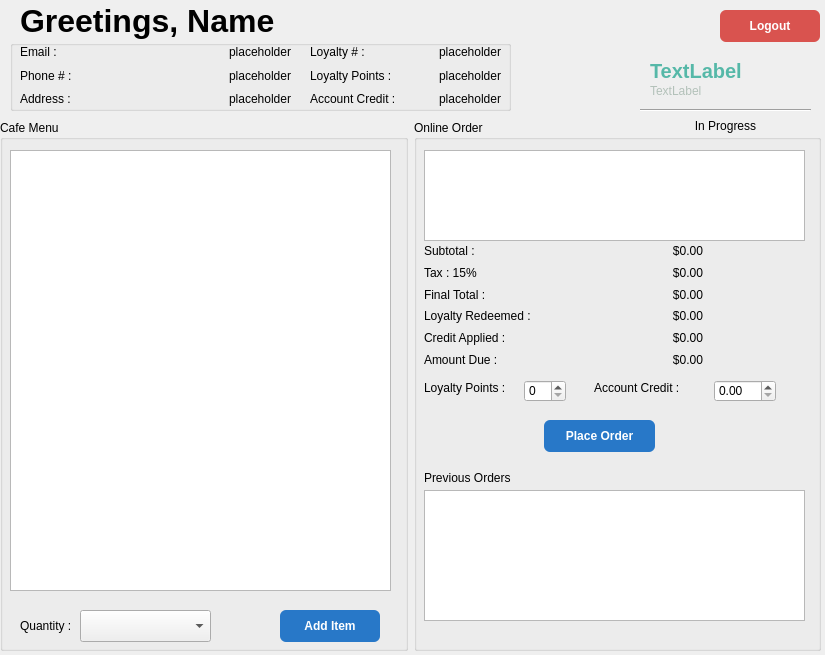
<?xml version="1.0" encoding="UTF-8"?>
<ui version="4.0">
 <class>customerPage</class>
 <widget class="QWidget" name="customerPage">
  <property name="geometry">
   <rect>
    <x>0</x>
    <y>0</y>
    <width>825</width>
    <height>655</height>
   </rect>
  </property>
  <property name="windowTitle">
   <string>Form</string>
  </property>
  <widget class="QPushButton" name="logoutButton">
   <property name="geometry">
    <rect>
     <x>720</x>
     <y>10</y>
     <width>100</width>
     <height>32</height>
    </rect>
   </property>
   <property name="styleSheet">
    <string notr="true">QPushButton {
    background-color: #D9534F;
    color: white;
    border: none;
    border-radius: 6px;
    padding: 8px 16px;
    font-weight: bold;
}

QPushButton:hover {
    background-color: #C9302C;
}

QPushButton:pressed {
    background-color: #AC2925;
}</string>
   </property>
   <property name="text">
    <string>Logout</string>
   </property>
   <property name="default">
    <bool>false</bool>
   </property>
   <property name="flat">
    <bool>false</bool>
   </property>
  </widget>
  <widget class="QWidget" name="horizontalLayoutWidget">
   <property name="geometry">
    <rect>
     <x>0</x>
     <y>120</y>
     <width>821</width>
     <height>531</height>
    </rect>
   </property>
   <layout class="QHBoxLayout" name="infoLayout">
    <item>
     <widget class="QGroupBox" name="cafeMenu">
      <property name="title">
       <string>Cafe Menu</string>
      </property>
      <widget class="QListWidget" name="menuList">
       <property name="geometry">
        <rect>
         <x>10</x>
         <y>30</y>
         <width>381</width>
         <height>441</height>
        </rect>
       </property>
      </widget>
      <widget class="QLabel" name="qtyLabel">
       <property name="geometry">
        <rect>
         <x>20</x>
         <y>490</y>
         <width>91</width>
         <height>31</height>
        </rect>
       </property>
       <property name="text">
        <string>Quantity :</string>
       </property>
      </widget>
      <widget class="QComboBox" name="comboBox">
       <property name="geometry">
        <rect>
         <x>80</x>
         <y>490</y>
         <width>131</width>
         <height>32</height>
        </rect>
       </property>
       <property name="currentText">
        <string/>
       </property>
      </widget>
      <widget class="QPushButton" name="addItemButton">
       <property name="geometry">
        <rect>
         <x>280</x>
         <y>490</y>
         <width>100</width>
         <height>32</height>
        </rect>
       </property>
       <property name="styleSheet">
        <string notr="true">QPushButton {
    background-color: #2878C8;
    color: white;
    border: none;
    border-radius: 6px;
    padding: 8px 16px;
    font-weight: bold;
}

QPushButton:hover {
    background-color: #1F65A8;
}

QPushButton:pressed {
    background-color: #194F85;
}</string>
       </property>
       <property name="text">
        <string>Add Item</string>
       </property>
      </widget>
     </widget>
    </item>
    <item>
     <layout class="QVBoxLayout" name="OrderLayout">
      <item>
       <widget class="QGroupBox" name="onlineOrder">
        <property name="title">
         <string>Online Order</string>
        </property>
        <widget class="QListWidget" name="orderDisplay">
         <property name="geometry">
          <rect>
           <x>10</x>
           <y>30</y>
           <width>381</width>
           <height>91</height>
          </rect>
         </property>
        </widget>
        <widget class="QWidget" name="verticalLayoutWidget">
         <property name="geometry">
          <rect>
           <x>10</x>
           <y>120</y>
           <width>279</width>
           <height>131</height>
          </rect>
         </property>
         <layout class="QVBoxLayout" name="paymentLayout">
          <property name="spacing">
           <number>0</number>
          </property>
          <item>
           <layout class="QHBoxLayout" name="subtotalLayout">
            <item>
             <widget class="QLabel" name="subtotalLabel">
              <property name="text">
               <string>Subtotal :</string>
              </property>
             </widget>
            </item>
            <item>
             <widget class="QLabel" name="subtotalMaount">
              <property name="text">
               <string>$0.00</string>
              </property>
              <property name="alignment">
               <set>Qt::AlignmentFlag::AlignRight|Qt::AlignmentFlag::AlignTrailing|Qt::AlignmentFlag::AlignVCenter</set>
              </property>
             </widget>
            </item>
           </layout>
          </item>
          <item>
           <layout class="QHBoxLayout" name="taxLayout_3">
            <item>
             <widget class="QLabel" name="taxLabel">
              <property name="text">
               <string>Tax : 15%</string>
              </property>
             </widget>
            </item>
            <item>
             <widget class="QLabel" name="taxAmount">
              <property name="text">
               <string>$0.00</string>
              </property>
              <property name="alignment">
               <set>Qt::AlignmentFlag::AlignRight|Qt::AlignmentFlag::AlignTrailing|Qt::AlignmentFlag::AlignVCenter</set>
              </property>
             </widget>
            </item>
           </layout>
          </item>
          <item>
           <layout class="QHBoxLayout" name="finalLayout">
            <item>
             <widget class="QLabel" name="finalLabel">
              <property name="text">
               <string>Final Total :</string>
              </property>
             </widget>
            </item>
            <item>
             <widget class="QLabel" name="finalAmount">
              <property name="text">
               <string>$0.00</string>
              </property>
              <property name="alignment">
               <set>Qt::AlignmentFlag::AlignRight|Qt::AlignmentFlag::AlignTrailing|Qt::AlignmentFlag::AlignVCenter</set>
              </property>
             </widget>
            </item>
           </layout>
          </item>
          <item>
           <layout class="QHBoxLayout" name="loyaltyLayout">
            <item>
             <widget class="QLabel" name="loyaltyLabel">
              <property name="text">
               <string>Loyalty Redeemed :</string>
              </property>
             </widget>
            </item>
            <item>
             <widget class="QLabel" name="loyaltyAmount">
              <property name="text">
               <string>$0.00</string>
              </property>
              <property name="alignment">
               <set>Qt::AlignmentFlag::AlignRight|Qt::AlignmentFlag::AlignTrailing|Qt::AlignmentFlag::AlignVCenter</set>
              </property>
             </widget>
            </item>
           </layout>
          </item>
          <item>
           <layout class="QHBoxLayout" name="creditLayout">
            <item>
             <widget class="QLabel" name="creditLabel">
              <property name="text">
               <string>Credit Applied :</string>
              </property>
             </widget>
            </item>
            <item>
             <widget class="QLabel" name="creditAmount">
              <property name="text">
               <string>$0.00</string>
              </property>
              <property name="alignment">
               <set>Qt::AlignmentFlag::AlignRight|Qt::AlignmentFlag::AlignTrailing|Qt::AlignmentFlag::AlignVCenter</set>
              </property>
             </widget>
            </item>
           </layout>
          </item>
          <item>
           <layout class="QHBoxLayout" name="amountDueLayout">
            <item>
             <widget class="QLabel" name="dueLabel">
              <property name="text">
               <string>Amount Due :</string>
              </property>
             </widget>
            </item>
            <item>
             <widget class="QLabel" name="dueAmount">
              <property name="text">
               <string>$0.00</string>
              </property>
              <property name="alignment">
               <set>Qt::AlignmentFlag::AlignRight|Qt::AlignmentFlag::AlignTrailing|Qt::AlignmentFlag::AlignVCenter</set>
              </property>
             </widget>
            </item>
           </layout>
          </item>
         </layout>
        </widget>
        <widget class="QPushButton" name="orderButton">
         <property name="geometry">
          <rect>
           <x>130</x>
           <y>300</y>
           <width>111</width>
           <height>32</height>
          </rect>
         </property>
         <property name="styleSheet">
          <string notr="true">QPushButton {
    background-color: #2878C8;
    color: white;
    border: none;
    border-radius: 6px;
    padding: 8px 16px;
    font-weight: bold;
}

QPushButton:hover {
    background-color: #1F65A8;
}

QPushButton:pressed {
    background-color: #194F85;
}</string>
         </property>
         <property name="text">
          <string>Place Order</string>
         </property>
        </widget>
        <widget class="QLabel" name="previousOrdersLabel">
         <property name="geometry">
          <rect>
           <x>10</x>
           <y>350</y>
           <width>121</width>
           <height>16</height>
          </rect>
         </property>
         <property name="text">
          <string>Previous Orders</string>
         </property>
        </widget>
        <widget class="QListWidget" name="listWidget">
         <property name="geometry">
          <rect>
           <x>10</x>
           <y>370</y>
           <width>381</width>
           <height>131</height>
          </rect>
         </property>
        </widget>
        <widget class="QSpinBox" name="loyaltyPointsSpinBox">
         <property name="geometry">
          <rect>
           <x>110</x>
           <y>260</y>
           <width>42</width>
           <height>22</height>
          </rect>
         </property>
        </widget>
        <widget class="QLabel" name="loyaltyPointAmtLabel">
         <property name="geometry">
          <rect>
           <x>10</x>
           <y>260</y>
           <width>101</width>
           <height>16</height>
          </rect>
         </property>
         <property name="text">
          <string>Loyalty Points :</string>
         </property>
        </widget>
        <widget class="QLabel" name="creditAmtLabel">
         <property name="geometry">
          <rect>
           <x>180</x>
           <y>260</y>
           <width>111</width>
           <height>16</height>
          </rect>
         </property>
         <property name="text">
          <string>Account Credit :</string>
         </property>
        </widget>
        <widget class="QDoubleSpinBox" name="creditSpinBox">
         <property name="geometry">
          <rect>
           <x>300</x>
           <y>260</y>
           <width>62</width>
           <height>22</height>
          </rect>
         </property>
        </widget>
       </widget>
      </item>
     </layout>
    </item>
   </layout>
  </widget>
  <widget class="QLabel" name="greetingLabel">
   <property name="geometry">
    <rect>
     <x>20</x>
     <y>0</y>
     <width>521</width>
     <height>41</height>
    </rect>
   </property>
   <property name="font">
    <font>
     <pointsize>24</pointsize>
     <bold>true</bold>
    </font>
   </property>
   <property name="text">
    <string>Greetings, Name</string>
   </property>
  </widget>
  <widget class="QPushButton" name="inProgressButton">
   <property name="geometry">
    <rect>
     <x>640</x>
     <y>110</y>
     <width>171</width>
     <height>31</height>
    </rect>
   </property>
   <property name="text">
    <string>In Progress</string>
   </property>
   <property name="flat">
    <bool>true</bool>
   </property>
  </widget>
  <widget class="Line" name="line">
   <property name="geometry">
    <rect>
     <x>640</x>
     <y>100</y>
     <width>171</width>
     <height>20</height>
    </rect>
   </property>
   <property name="orientation">
    <enum>Qt::Orientation::Horizontal</enum>
   </property>
  </widget>
  <widget class="QLabel" name="orderLabel">
   <property name="geometry">
    <rect>
     <x>650</x>
     <y>60</y>
     <width>161</width>
     <height>21</height>
    </rect>
   </property>
   <property name="styleSheet">
    <string notr="true">    color: #56B8A8;
    font-size: 20px;
    font-weight: bold;</string>
   </property>
   <property name="text">
    <string>TextLabel</string>
   </property>
  </widget>
  <widget class="QLabel" name="statusLabel">
   <property name="geometry">
    <rect>
     <x>650</x>
     <y>80</y>
     <width>151</width>
     <height>21</height>
    </rect>
   </property>
   <property name="styleSheet">
    <string notr="true">    color: #B3C1B9;
    font-size: 12px;
    font-weight: 100px;</string>
   </property>
   <property name="text">
    <string>TextLabel</string>
   </property>
  </widget>
  <widget class="QGroupBox" name="groupBox">
   <property name="geometry">
    <rect>
     <x>10</x>
     <y>40</y>
     <width>501</width>
     <height>71</height>
    </rect>
   </property>
   <property name="title">
    <string/>
   </property>
   <widget class="QWidget" name="verticalLayoutWidget_3">
    <property name="geometry">
     <rect>
      <x>10</x>
      <y>0</y>
      <width>271</width>
      <height>71</height>
     </rect>
    </property>
    <layout class="QVBoxLayout" name="accountInfoLayout">
     <property name="spacing">
      <number>0</number>
     </property>
     <item>
      <layout class="QHBoxLayout" name="emailLayout">
       <item>
        <widget class="QLabel" name="emailTitleLabel">
         <property name="text">
          <string>Email :</string>
         </property>
        </widget>
       </item>
       <item>
        <widget class="QLabel" name="emailLabel">
         <property name="text">
          <string>placeholder</string>
         </property>
         <property name="alignment">
          <set>Qt::AlignmentFlag::AlignRight|Qt::AlignmentFlag::AlignTrailing|Qt::AlignmentFlag::AlignVCenter</set>
         </property>
        </widget>
       </item>
      </layout>
     </item>
     <item>
      <layout class="QHBoxLayout" name="phoneNumberLayout">
       <item>
        <widget class="QLabel" name="phoneNumberTitleLabel">
         <property name="text">
          <string>Phone # :</string>
         </property>
        </widget>
       </item>
       <item>
        <widget class="QLabel" name="phoneNumberLabel">
         <property name="text">
          <string>placeholder</string>
         </property>
         <property name="alignment">
          <set>Qt::AlignmentFlag::AlignRight|Qt::AlignmentFlag::AlignTrailing|Qt::AlignmentFlag::AlignVCenter</set>
         </property>
        </widget>
       </item>
      </layout>
     </item>
     <item>
      <layout class="QHBoxLayout" name="addressLayout">
       <item>
        <widget class="QLabel" name="addressTitleLabel">
         <property name="text">
          <string>Address :</string>
         </property>
        </widget>
       </item>
       <item>
        <widget class="QLabel" name="addressLabel">
         <property name="text">
          <string>placeholder</string>
         </property>
         <property name="alignment">
          <set>Qt::AlignmentFlag::AlignRight|Qt::AlignmentFlag::AlignTrailing|Qt::AlignmentFlag::AlignVCenter</set>
         </property>
        </widget>
       </item>
      </layout>
     </item>
    </layout>
   </widget>
   <widget class="QWidget" name="verticalLayoutWidget_2">
    <property name="geometry">
     <rect>
      <x>300</x>
      <y>0</y>
      <width>191</width>
      <height>71</height>
     </rect>
    </property>
    <layout class="QVBoxLayout" name="accountValueLayout">
     <property name="spacing">
      <number>0</number>
     </property>
     <item>
      <layout class="QHBoxLayout" name="loyaltyNumberLayout">
       <item>
        <widget class="QLabel" name="loyaltyNumberTitleLabel">
         <property name="text">
          <string>Loyalty # :</string>
         </property>
        </widget>
       </item>
       <item>
        <widget class="QLabel" name="loyaltyNumberLabel">
         <property name="text">
          <string>placeholder</string>
         </property>
         <property name="alignment">
          <set>Qt::AlignmentFlag::AlignRight|Qt::AlignmentFlag::AlignTrailing|Qt::AlignmentFlag::AlignVCenter</set>
         </property>
        </widget>
       </item>
      </layout>
     </item>
     <item>
      <layout class="QHBoxLayout" name="loyaltyPointsLayout">
       <item>
        <widget class="QLabel" name="loyaltyPointsTitleLabel">
         <property name="text">
          <string>Loyalty Points :</string>
         </property>
        </widget>
       </item>
       <item>
        <widget class="QLabel" name="loyaltyPointsLabel">
         <property name="text">
          <string>placeholder</string>
         </property>
         <property name="alignment">
          <set>Qt::AlignmentFlag::AlignRight|Qt::AlignmentFlag::AlignTrailing|Qt::AlignmentFlag::AlignVCenter</set>
         </property>
        </widget>
       </item>
      </layout>
     </item>
     <item>
      <layout class="QHBoxLayout" name="accountCreditLayout">
       <item>
        <widget class="QLabel" name="accountCreditTitleLabel">
         <property name="text">
          <string>Account Credit :</string>
         </property>
        </widget>
       </item>
       <item>
        <widget class="QLabel" name="accountCreditLabel">
         <property name="text">
          <string>placeholder</string>
         </property>
         <property name="alignment">
          <set>Qt::AlignmentFlag::AlignRight|Qt::AlignmentFlag::AlignTrailing|Qt::AlignmentFlag::AlignVCenter</set>
         </property>
        </widget>
       </item>
      </layout>
     </item>
    </layout>
   </widget>
  </widget>
 </widget>
 <resources/>
 <connections/>
</ui>
